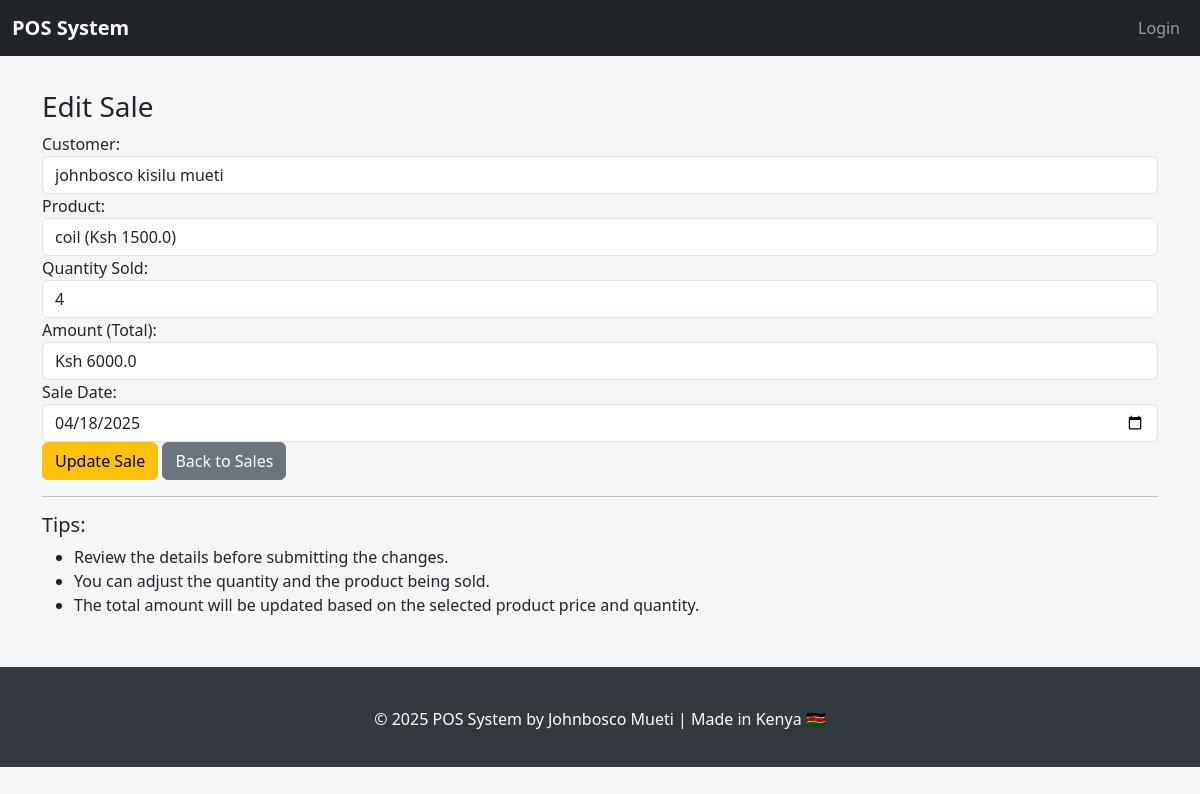
The app's page /edit_sale/1 (signed in) with its own data.
### app/models.py (models this page shows, shortened)
class User(db.Model, UserMixin):
    id = db.Column(db.Integer, primary_key=True)
    username = db.Column(db.String(100), unique=True, nullable=False)
    email = db.Column(db.String(120), unique=True, nullable=False)
    password = db.Column(db.String(200), nullable=False)
    role = db.Column(db.String(50), default='cashier')  # can be admin, manager, cashier

class Sale(db.Model):
    id = db.Column(db.Integer, primary_key=True)
    amount = db.Column(db.Float, nullable=False)
    date = db.Column(db.Date, default=datetime.utcnow)
    user_id = db.Column(db.Integer, db.ForeignKey('user.id'), nullable=False)  # ForeignKey to User
    user = db.relationship('User', backref=db.backref('sales', lazy=True))  # Relationship with User
    product_id = db.Column(db.Integer, db.ForeignKey('product.id'), nullable=False)  # ForeignKey to Product
    product = db.relationship('Product', backref=db.backref('sales', lazy=True))  # Relationship with Product
    quantity = db.Column(db.Integer, nullable=False)

class Product(db.Model):
    id = db.Column(db.Integer, primary_key=True)
    name = db.Column(db.String(100), nullable=False)
    price = db.Column(db.Float, nullable=False)
    quantity = db.Column(db.Integer, nullable=False)
    date_added = db.Column(db.DateTime, default=datetime.utcnow)

### app/routes.py (the view, shortened to what this page needs)
@main.route('/edit_sale/<int:sale_id>', methods=['GET', 'POST'])
@login_required
def edit_sale(sale_id):
    sale = Sale.query.get_or_404(sale_id)
    products = Product.query.all()  # Fetch all products for selection
    return render_template('edit_sale.html', sale=sale, products=products)

### app/models.py (called while the page is built)
@login_manager.user_loader
def load_user(user_id):
    return User.query.get(int(user_id))

### app/routes.py (called while the page is built)
@main.app_context_processor
def inject_now():
    return {'current_year': datetime.now().year}

### app/templates/edit_sale.html (shortened to what this page needs)
{% extends 'base.html' %}
{% block content %}
    <h3>Edit Sale</h3>
    <form method="POST" action="{{ url_for('main.edit_sale', sale_id=sale.id) }}">
        <div class="form-group">
            <label for="customer">Customer:</label>
            <input type="text" class="form-control" id="customer" value="{{ sale.user.username }}" readonly>
        </div>
        <div class="form-group">
            <label for="product">Product:</label>
            <select class="form-control" id="product" name="product_id" required>
                {% for product in products %}
                    <option value="{{ product.id }}" {% if product.id == sale.product_id %}selected{% endif %}>
                        {{ product.name }} (Ksh {{ product.price }})
                    </option>
                {% endfor %}
            </select>
        </div>
        <div class="form-group">
            <label for="quantity">Quantity Sold:</label>
            <input type="number" id="quantity" name="quantity" class="form-control" value="{{ sale.quantity }}" required min="1" placeholder="Enter quantity sold">
        </div>
        <div class="form-group">
            <label for="amount">Amount (Total):</label>
            <input type="text" id="amount" name="amount" class="form-control" readonly value="Ksh {{ sale.amount }}">
        </div>
        <div class="form-group">
            <label for="date">Sale Date:</label>
            <input type="date" id="date" name="date" class="form-control" value="{{ sale.date.strftime('%Y-%m-%d') }}" required>
        </div>
        <button type="submit" class="btn btn-warning">Update Sale</button>
        <a href="{{ url_for('main.sales') }}" class="btn btn-secondary">Back to Sales</a>
    </form>
    <hr>
    <h5>Tips:</h5>
    <ul>
        <li>Review the details before submitting the changes.</li>
        <li>You can adjust the quantity and the product being sold.</li>
        <li>The total amount will be updated based on the selected product price and quantity.</li>
    </ul>
{% endblock %}

### app/templates/base.html (style rules this page uses)
body { padding-top: 70px; background-color: #f4f6f8; }

### records on screen
User: user.username "johnbosco kisilu mueti"
Sale: product_id "coil (Ksh 1500.0)", quantity "4", amount "Ksh 6000.0", date "04/18/2025"
